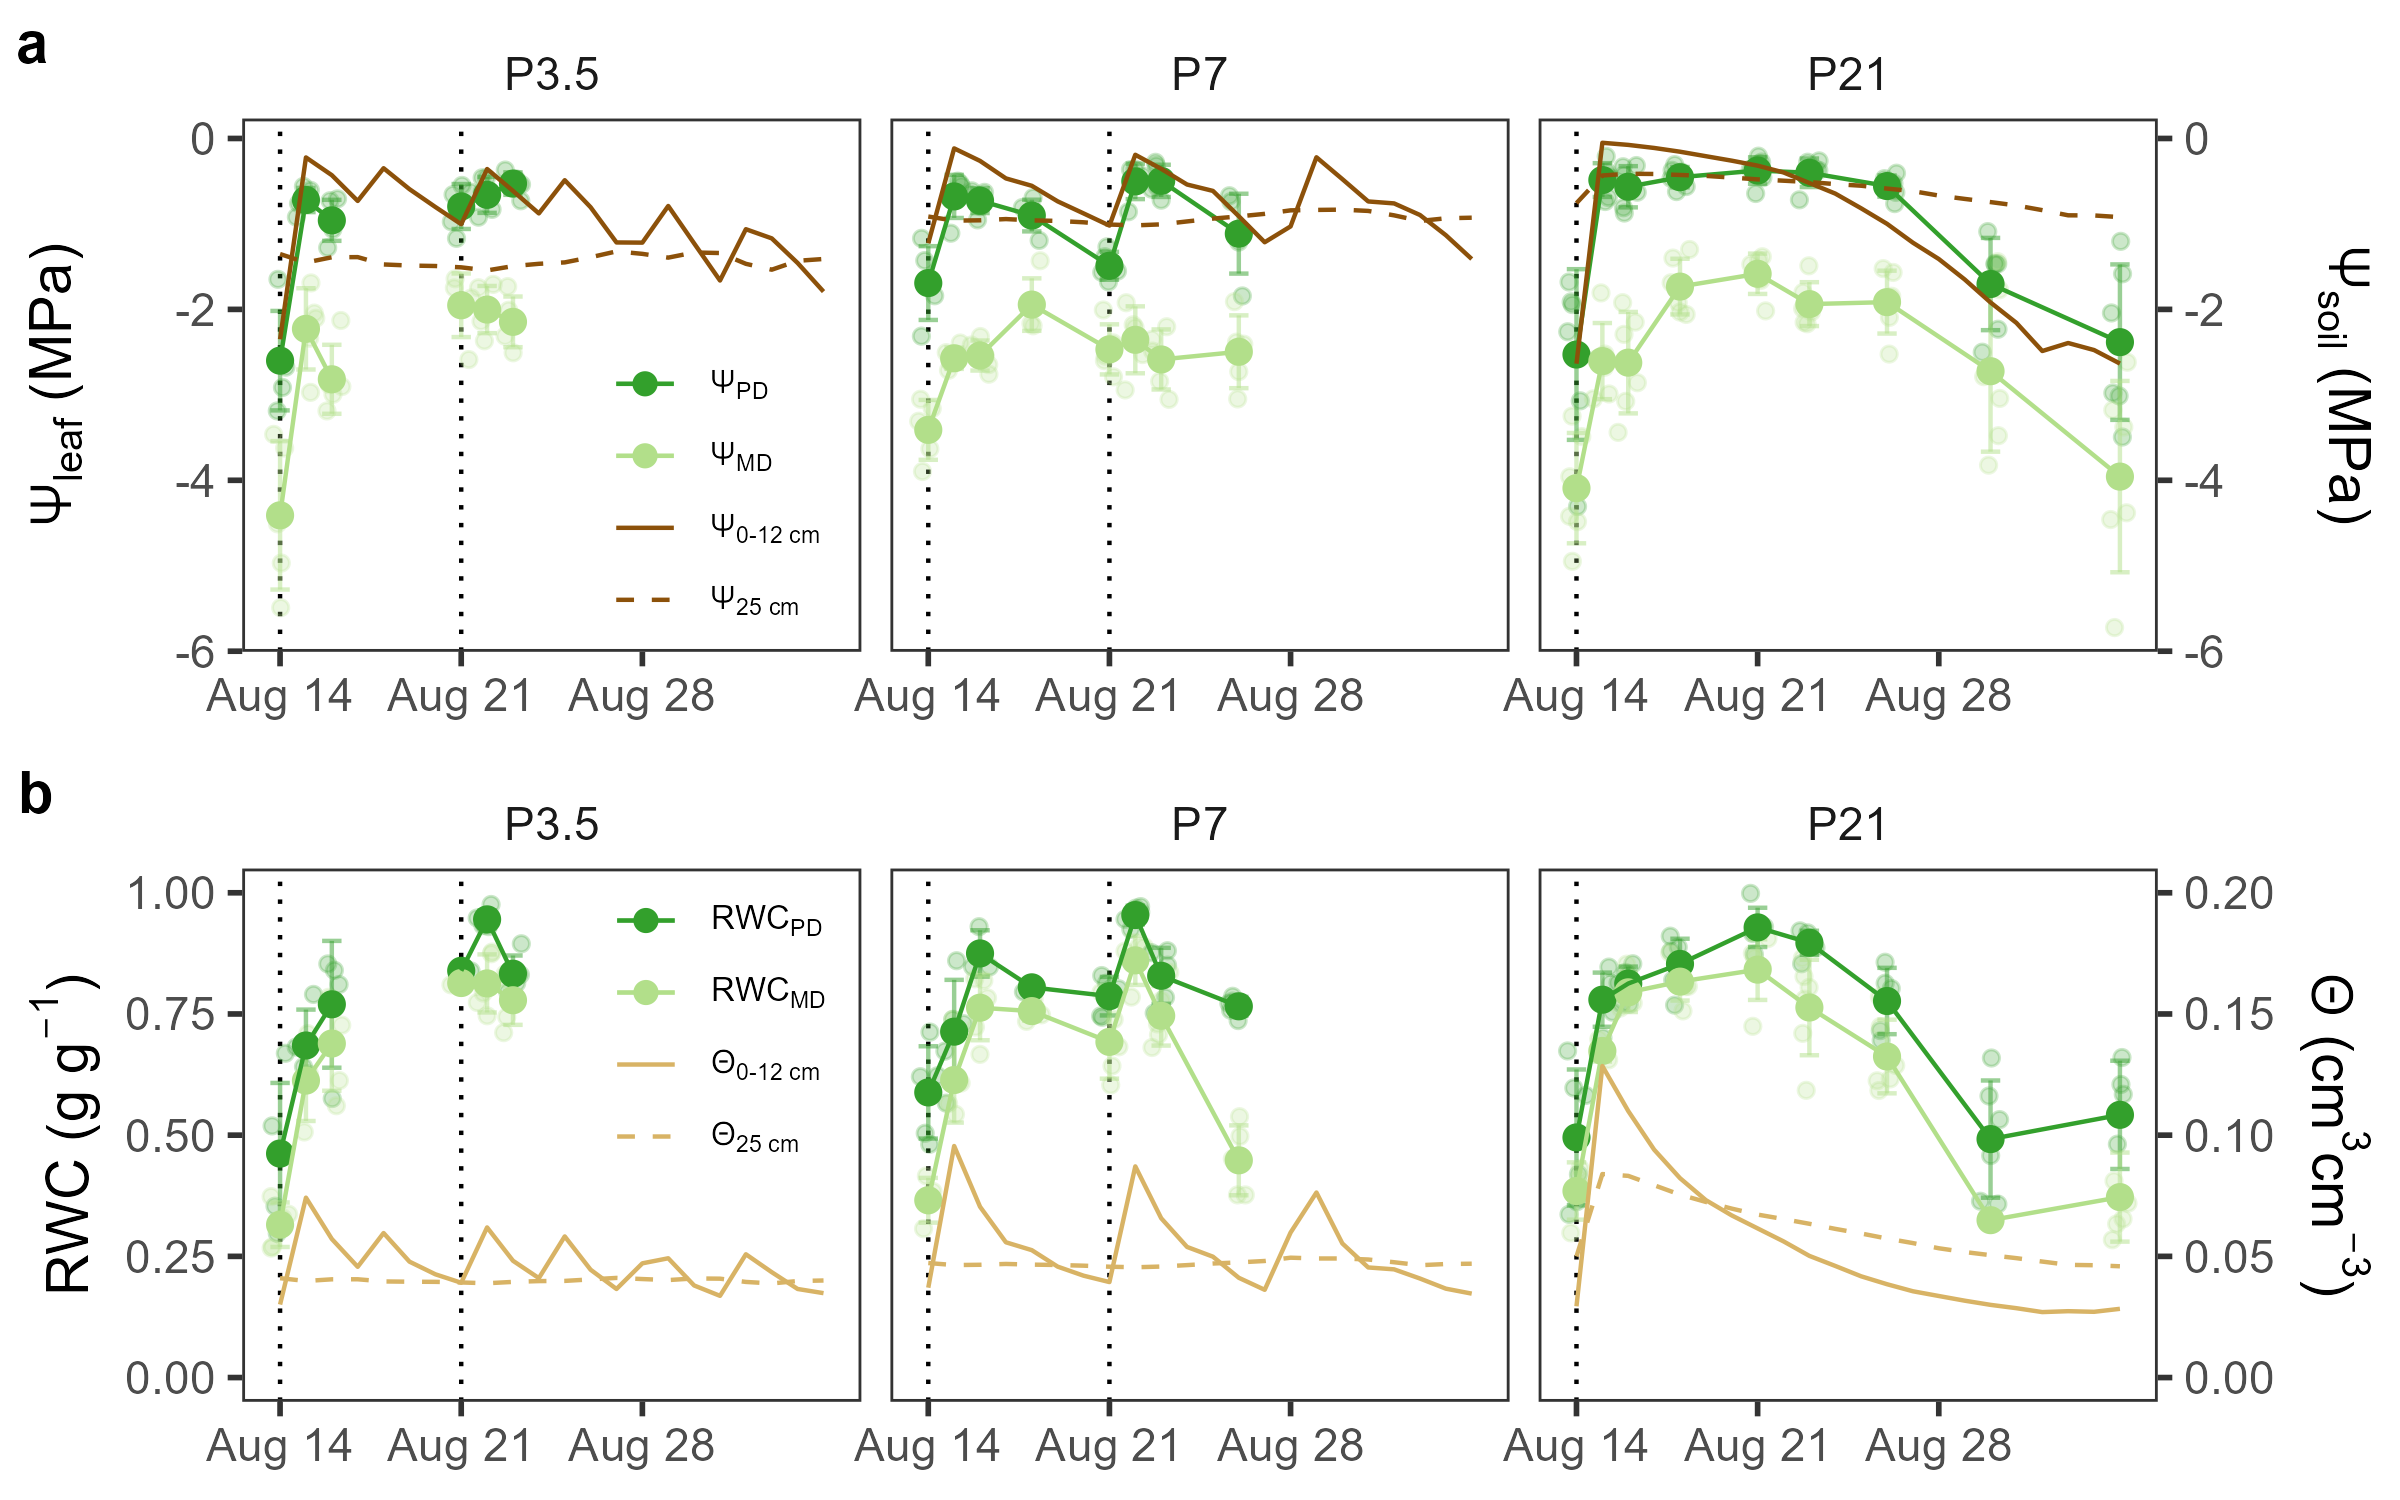

Reproduce this figure in R.
# 2 or 5 rows (variables) by 3 columns (treatments)
# timeseries of raw data + daily means +/- SD 
# might add SWP to LWP and VWC to RWC

library(tidyverse)
library(RColorBrewer)
library(cowplot)

# Read in long data (super clean!)
both <- read_csv("data_clean/wp_rwc_long.csv") |> 
  mutate(period2 = case_when(period == "predawn" ~ "PD",
                             period == "midday" ~ "MD") |> 
           factor(levels = c("PD", "MD")))

# Separate wp and rwc
wp <- both |> 
  filter(variable == "WP")

rwc <- both |> 
  filter(variable == "RWC")

# Summarize both
wp_sum <- wp |> 
  group_by(date_col, pulse_num, trt_s, period2) |> 
  summarize(WP_m = mean(value, na.rm = TRUE),
            WP_sd = sd(value, na.rm = TRUE),
            WP_n = sum(length(!is.na(value)))) |> 
  # dummy vector to connect the points
  mutate(pulse_num2 = if_else(pulse_num == 8, 7, pulse_num),
         pulse_num2 = if_else(pulse_num2 == 4, 3, pulse_num2))

rwc_sum <- rwc |> 
  group_by(date_col, pulse_num, trt_s, period2) |> 
  summarize(RWC_m = mean(value, na.rm = TRUE),
            RWC_sd = sd(value, na.rm = TRUE),
            RWC_n = sum(length(!is.na(value)))) |> 
  # dummy vector to connect the points
  mutate(pulse_num2 = if_else(pulse_num == 8, 7, pulse_num),
         pulse_num2 = if_else(pulse_num2 == 4, 3, pulse_num2))

# Irrigation data to place vertical lines
irig <- read_csv("data_clean/irig_long.csv") |> 
  filter(irig > 0,
         date %in% c(as.Date("2023-08-14"),
                     as.Date("2023-08-21")),
         trt_s %in% c("S1", "S2", "S4"))

# Soil water potential
swp <- read_csv("data_clean/swp_daily_daytime.csv") |> 
  filter(period == "morn",
         date >= min(both$date_col),
         date <= max(both$date_col),
         depth != "75 cm",
         summer != "S3") |> 
  rename(trt_s = summer)

# Volumetric water content
vwc <- read_csv("data_clean/vwc_daily_daytime.csv") |> 
  filter(period == "morn",
         date >= min(both$date_col),
         date <= max(both$date_col),
         depth != "75 cm",
         summer != "S3") |> 
  rename(trt_s = summer)

####  A) LWP + SWP ####

labs <- c(lapply(c("PD", "MD"), function(i) bquote(Psi[.(i)])),
          lapply(c("0-12 cm", "25 cm"), function(i) bquote(Psi[.(i)])))

cols_br_gn <- brewer.pal(7, "BrBG")
display.brewer.pal(7, "BrBG")

figa <-
  ggplot() +
  geom_vline(data = irig,
             aes(xintercept = date),
             lty = "dotted")  +
  geom_point(data = wp,
             aes(x = date_col,
                 y = value,
                 color = period2),
             alpha = 0.25,
             position = "jitter") +
  geom_errorbar(data = wp_sum,
                aes(x = date_col,
                    ymin = WP_m - WP_sd,
                    ymax = WP_m + WP_sd,
                    color = period2),
                alpha = 0.5, width = 0.75) +
  geom_point(data = wp_sum,
             aes(x = date_col,
                 y = WP_m,
                 color = period2),
             size = 2.5) +
  geom_line(data = wp_sum,
            aes(x = date_col,
                y = WP_m,
                color = period2,
                group = interaction(pulse_num2, period2))) +
  geom_line(data = swp,
            aes(x = date,
                y = mean,
                color = depth,
                lty = depth)) +
  scale_y_continuous(expression(paste(Psi[leaf], " (MPa)")),
                     sec.axis = sec_axis(~.,
                                         name = expression(paste(Psi[soil], " (MPa)")))) +
  facet_wrap(~trt_s,
             nrow = 1) +
  scale_x_date(date_labels = "%b %d",
               breaks = seq(as.Date("2023-08-14"),
                            as.Date("2023-09-03"), 
                            by = 7)) +
  scale_color_manual(values = c(rev(RColorBrewer::brewer.pal(4, "Paired"))[1:2], cols_br_gn[1], cols_br_gn[1]),
                     breaks = c("PD", "MD", "0-12 cm", "25 cm"),
                     labels = labs) +
  scale_linetype_manual(values = c("solid", "dashed")) +
  theme_bw(base_size = 14) +
  theme(axis.title.x = element_blank(),
        panel.grid = element_blank(),
        strip.background = element_blank(),
        legend.title = element_blank(),
        legend.position = c(0.25, 0.3),
        legend.text = element_text(size = 8),
        legend.background = element_rect(fill = NA)) +
  guides(linetype = "none",
         color = guide_legend(override.aes = list(shape = c(16, 16, NA, NA),
                                                  linetype = c(1, 1, 1, 2))))
#### B) RWC + VWC ####
labs2 <- c(lapply(c("PD", "MD"), function(i) bquote(RWC[.(i)])),
           lapply(c("0-12 cm", "25 cm"), function(i) bquote(Theta[.(i)])))


cols_br_gn <- brewer.pal(7, "BrBG")
display.brewer.pal(7, "BrBG")


figb <- ggplot() +
  geom_vline(data = irig,
             aes(xintercept = date),
             lty = "dotted")  +
  geom_point(data = rwc,
             aes(x = date_col,
                 y = value,
                 color = period2),
             alpha = 0.25,
             position = "jitter") +
  geom_errorbar(data = rwc_sum,
                aes(x = date_col,
                    ymin = RWC_m - RWC_sd,
                    ymax = RWC_m + RWC_sd,
                    color = period2),
                alpha = 0.5, width = 0.75) +
  geom_point(data = rwc_sum,
             aes(x = date_col,
                 y = RWC_m,
                 color = period2),
             size = 2.5) +
  geom_line(data = rwc_sum,
            aes(x = date_col,
                y = RWC_m,
                color = period2,
                group = interaction(pulse_num2, period2))) +
  geom_line(data = vwc,
            aes(x = date,
                y = mean*5,
                color = depth,
                lty = depth)) +
  scale_y_continuous(expression(paste("RWC (g ", g^-1, ")")),
                     limits = c(0, 1),
                     sec.axis = sec_axis(~./5,
                                         name = expression(paste(Theta, " (", cm^3, cm^-3, ")")))) +  facet_wrap(~trt_s,
             nrow = 1) +
  scale_x_date(date_labels = "%b %d",
               breaks = seq(as.Date("2023-08-14"),
                            as.Date("2023-09-03"), 
                            by = 7)) +
  scale_color_manual(values = c(rev(RColorBrewer::brewer.pal(4, "Paired"))[1:2], cols_br_gn[2], cols_br_gn[2]), 
                     breaks = c("PD", "MD", "0-12 cm", "25 cm"),
                     labels = labs2) +
  scale_linetype_manual(values = c("solid", "dashed")) +
  theme_bw(base_size = 14) +
  theme(axis.title.x = element_blank(),
        panel.grid = element_blank(),
        strip.background = element_blank(),
        legend.title = element_blank(),
        legend.position = c(0.25, 0.75),
        legend.text = element_text(size = 8),
        legend.background = element_rect(fill = NA)) +
  guides(linetype = "none",
         color = guide_legend(override.aes = list(shape = c(16, 16, NA, NA),
                                                  linetype = c(1, 1, 1, 2))))

fig3 <- plot_grid(figa, figb, nrow = 2,
                  align = "v",
                  labels = "auto")

ggsave(filename = "fig_scripts/fig3.png",
       plot = fig3,
       height = 5,
       width = 8,
       units = "in")



